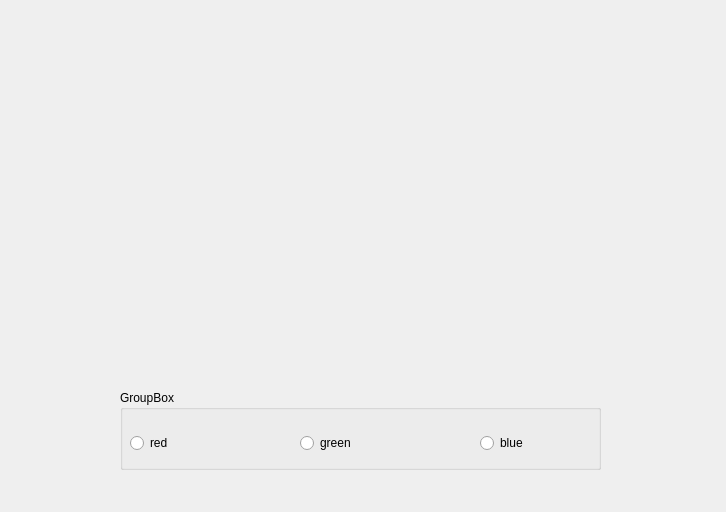
<?xml version="1.0" encoding="UTF-8"?>
<ui version="4.0">
 <class>Widget</class>
 <widget class="QWidget" name="Widget">
  <property name="geometry">
   <rect>
    <x>0</x>
    <y>0</y>
    <width>726</width>
    <height>512</height>
   </rect>
  </property>
  <property name="windowTitle">
   <string>Widget</string>
  </property>
  <widget class="QGroupBox" name="groupBox">
   <property name="geometry">
    <rect>
     <x>120</x>
     <y>390</y>
     <width>481</width>
     <height>80</height>
    </rect>
   </property>
   <property name="title">
    <string>GroupBox</string>
   </property>
   <widget class="QRadioButton" name="radioButton_red">
    <property name="geometry">
     <rect>
      <x>10</x>
      <y>40</y>
      <width>112</width>
      <height>26</height>
     </rect>
    </property>
    <property name="text">
     <string>red</string>
    </property>
   </widget>
   <widget class="QRadioButton" name="radioButton_green">
    <property name="geometry">
     <rect>
      <x>180</x>
      <y>40</y>
      <width>112</width>
      <height>26</height>
     </rect>
    </property>
    <property name="text">
     <string>green</string>
    </property>
   </widget>
   <widget class="QRadioButton" name="radioButton_blue">
    <property name="geometry">
     <rect>
      <x>360</x>
      <y>40</y>
      <width>112</width>
      <height>26</height>
     </rect>
    </property>
    <property name="text">
     <string>blue</string>
    </property>
   </widget>
  </widget>
 </widget>
 <resources/>
 <connections/>
</ui>
